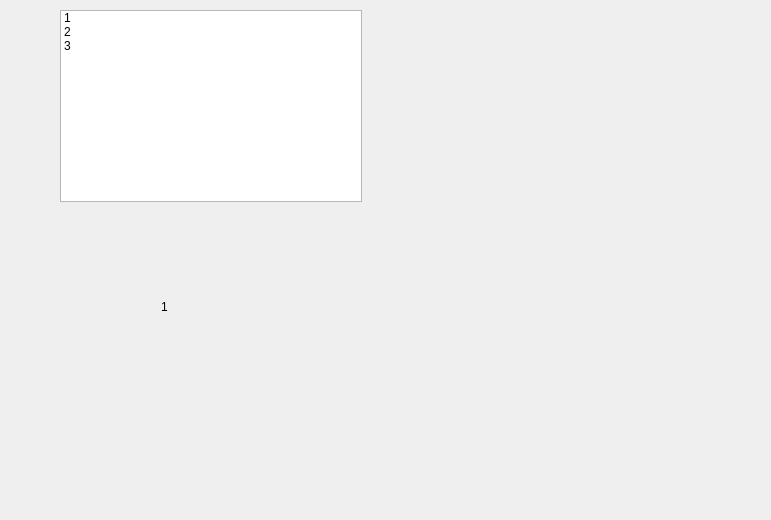
<?xml version="1.0" encoding="UTF-8"?>
<ui version="4.0">
 <class>PreferenceClass</class>
 <widget class="QWidget" name="PreferenceClass">
  <property name="geometry">
   <rect>
    <x>0</x>
    <y>0</y>
    <width>771</width>
    <height>520</height>
   </rect>
  </property>
  <property name="windowTitle">
   <string>Preference</string>
  </property>
  <widget class="QListWidget" name="listWidget">
   <property name="geometry">
    <rect>
     <x>60</x>
     <y>10</y>
     <width>302</width>
     <height>192</height>
    </rect>
   </property>
   <item>
    <property name="text">
     <string>1</string>
    </property>
   </item>
   <item>
    <property name="text">
     <string>2</string>
    </property>
   </item>
   <item>
    <property name="text">
     <string>3</string>
    </property>
   </item>
  </widget>
  <widget class="QWidget" name="">
   <property name="geometry">
    <rect>
     <x>60</x>
     <y>210</y>
     <width>611</width>
     <height>194</height>
    </rect>
   </property>
   <layout class="QHBoxLayout" name="horizontalLayout">
    <item>
     <widget class="QStackedWidget" name="stackedWidget">
      <property name="currentIndex">
       <number>0</number>
      </property>
      <widget class="QWidget" name="page">
       <widget class="QLabel" name="label_2">
        <property name="geometry">
         <rect>
          <x>90</x>
          <y>80</y>
          <width>54</width>
          <height>12</height>
         </rect>
        </property>
        <property name="text">
         <string>1</string>
        </property>
       </widget>
      </widget>
      <widget class="QWidget" name="page_2">
       <widget class="QLabel" name="label">
        <property name="geometry">
         <rect>
          <x>90</x>
          <y>80</y>
          <width>54</width>
          <height>12</height>
         </rect>
        </property>
        <property name="text">
         <string>2</string>
        </property>
       </widget>
      </widget>
      <widget class="QWidget" name="page_3">
       <widget class="QLabel" name="label_3">
        <property name="geometry">
         <rect>
          <x>90</x>
          <y>70</y>
          <width>54</width>
          <height>12</height>
         </rect>
        </property>
        <property name="text">
         <string>3</string>
        </property>
       </widget>
      </widget>
     </widget>
    </item>
   </layout>
  </widget>
 </widget>
 <layoutdefault spacing="6" margin="11"/>
 <resources>
  <include location="preference.qrc"/>
 </resources>
 <connections>
  <connection>
   <sender>listWidget</sender>
   <signal>currentRowChanged(int)</signal>
   <receiver>stackedWidget</receiver>
   <slot>setCurrentIndex(int)</slot>
   <hints>
    <hint type="sourcelabel">
     <x>267</x>
     <y>251</y>
    </hint>
    <hint type="destinationlabel">
     <x>494</x>
     <y>234</y>
    </hint>
   </hints>
  </connection>
 </connections>
</ui>
